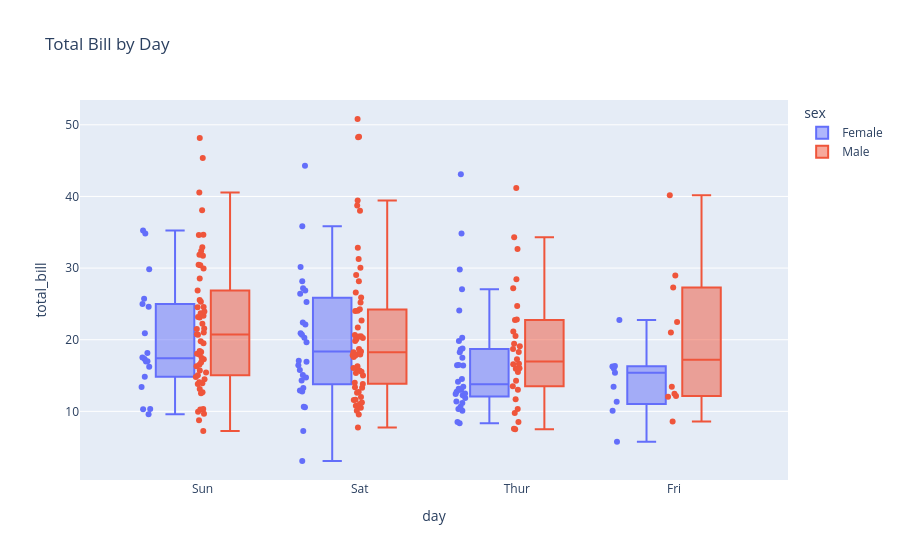
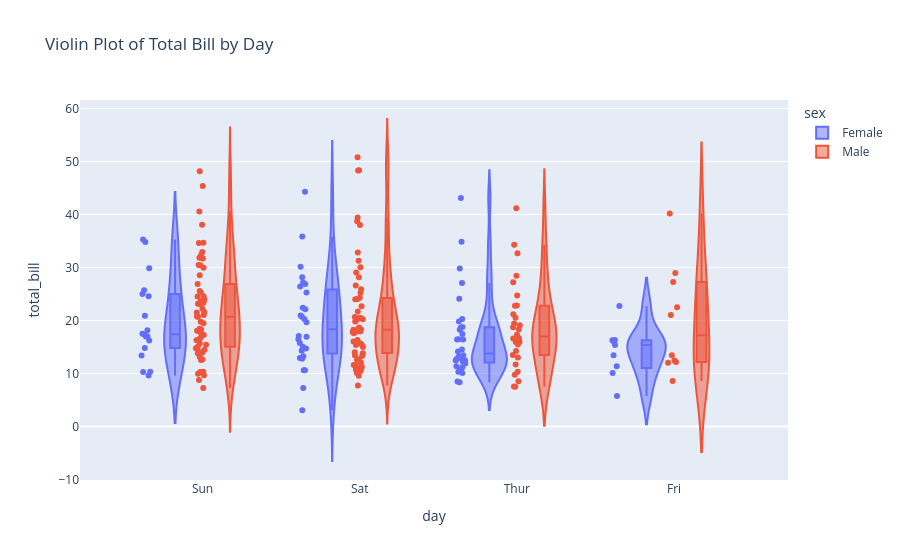

The notebook cell saved with these charts, in order:
### Code cell
# Box plot
fig = px.box(
    tips, x='day', y='total_bill',
    color='sex', points='all',  # show all data points
    title='Total Bill by Day'
)
fig.show()

# Violin plot
fig = px.violin(
    tips, x='day', y='total_bill',
    color='sex', box=True,  # include box inside violin
    points='all',
    title='Violin Plot of Total Bill by Day'
)
fig.show()

### Figure 1 — Plotly figure (JSON) as saved in the notebook; plotly's stock layout.template omitted (floating-point values rounded to 4 significant figures; data arrays with more than 128 entries replaced by an {"elided": "..."} marker saying what was removed)
{"data": [{"alignmentgroup": "True", "boxpoints": "all", "hovertemplate": "sex=Female<br>day=%{x}<br>total_bill=%{y}<extra></extra>", "legendgroup": "Female", "marker": {"color": "#636efa"}, "name": "Female", "notched": false, "offsetgroup": "Female", "orientation": "v", "showlegend": true, "type": "box", "x": ["Sun", "Sun", "Sun", "Sun", "Sun", "Sun", "Sat", "Sat", "Sat", "Sat", "Sat", "Sat", "Sun", "Sun", "Sat", "Sat", "Sat", "Sat", "Sat", "Sat", "Sat", "Thur", "Thur", "Fri", "Fri", "Fri", "Fri", "Fri", "Sat", "Sat", "Sat", "Sat", "Sat", "Sun", "Sun", "Thur", "Thur", "Thur", "Thur", "Thur", "Thur", "Thur", "Thur", "Thur", "Thur", "Thur", "Thur", "Thur", "Thur", "Thur", "Thur", "Thur", "Thur", "Thur", "Thur", "Thur", "Thur", "Sun", "Sun", "Sun", "Sun", "Sun", "Sat", "Sat", "Sun", "Sun", "Sun", "Thur", "Thur", "Thur", "Thur", "Thur", "Thur", "Thur", "Sat", "Sat", "Sat", "Sat", "Sat", "Fri", "Fri", "Fri", "Fri", "Sat", "Sat", "Sat", "Thur"], "x0": " ", "xaxis": "x", "y": [16.99, 24.59, 35.26, 14.83, 10.33, 16.97, 20.29, 15.77, 19.65, 15.06, 20.69, 16.93, 10.29, 34.81, 26.41, 16.45, 3.07, 17.07, 26.86, 25.28, 14.73, 10.07, 34.83, 5.75, 16.32, 22.75, 11.35, 15.38, 44.3, 22.42, 20.92, 14.31, 7.25, 25.71, 17.31, 10.65, 12.43, 24.08, 13.42, 12.48, 29.8, 14.52, 11.38, 20.27, 11.17, 12.26, 18.26, 8.51, 10.33, 14.15, 13.16, 17.47, 27.05, 16.43, 8.35, 18.64, 11.87, 29.85, 25.0, 13.39, 16.21, 17.51, 10.59, 10.63, 9.6, 20.9, 18.15, 19.81, 43.11, 13.0, 12.74, 13.0, 16.4, 16.47, 12.76, 13.27, 28.17, 12.9, 30.14, 13.42, 15.98, 16.27, 10.09, 22.12, 35.83, 27.18, 18.78], "y0": " ", "yaxis": "y"}, {"alignmentgroup": "True", "boxpoints": "all", "hovertemplate": "sex=Male<br>day=%{x}<br>total_bill=%{y}<extra></extra>", "legendgroup": "Male", "marker": {"color": "#EF553B"}, "name": "Male", "notched": false, "offsetgroup": "Male", "orientation": "v", "showlegend": true, "type": "box", "x": {"elided": "157 str values"}, "x0": " ", "xaxis": "x", "y": {"elided": "157 float values"}, "y0": " ", "yaxis": "y"}], "layout": {"boxmode": "group", "legend": {"title": {"text": "sex"}, "tracegroupgap": 0}, "title": {"text": "Total Bill by Day"}, "xaxis": {"anchor": "y", "domain": [0.0, 1.0], "title": {"text": "day"}}, "yaxis": {"anchor": "x", "domain": [0.0, 1.0], "title": {"text": "total_bill"}}}}

### Figure 2 — Plotly figure (JSON) as saved in the notebook; plotly's stock layout.template omitted (floating-point values rounded to 4 significant figures; data arrays with more than 128 entries replaced by an {"elided": "..."} marker saying what was removed)
{"data": [{"alignmentgroup": "True", "box": {"visible": true}, "hovertemplate": "sex=Female<br>day=%{x}<br>total_bill=%{y}<extra></extra>", "legendgroup": "Female", "marker": {"color": "#636efa"}, "name": "Female", "offsetgroup": "Female", "orientation": "v", "points": "all", "scalegroup": "True", "showlegend": true, "type": "violin", "x": ["Sun", "Sun", "Sun", "Sun", "Sun", "Sun", "Sat", "Sat", "Sat", "Sat", "Sat", "Sat", "Sun", "Sun", "Sat", "Sat", "Sat", "Sat", "Sat", "Sat", "Sat", "Thur", "Thur", "Fri", "Fri", "Fri", "Fri", "Fri", "Sat", "Sat", "Sat", "Sat", "Sat", "Sun", "Sun", "Thur", "Thur", "Thur", "Thur", "Thur", "Thur", "Thur", "Thur", "Thur", "Thur", "Thur", "Thur", "Thur", "Thur", "Thur", "Thur", "Thur", "Thur", "Thur", "Thur", "Thur", "Thur", "Sun", "Sun", "Sun", "Sun", "Sun", "Sat", "Sat", "Sun", "Sun", "Sun", "Thur", "Thur", "Thur", "Thur", "Thur", "Thur", "Thur", "Sat", "Sat", "Sat", "Sat", "Sat", "Fri", "Fri", "Fri", "Fri", "Sat", "Sat", "Sat", "Thur"], "x0": " ", "xaxis": "x", "y": [16.99, 24.59, 35.26, 14.83, 10.33, 16.97, 20.29, 15.77, 19.65, 15.06, 20.69, 16.93, 10.29, 34.81, 26.41, 16.45, 3.07, 17.07, 26.86, 25.28, 14.73, 10.07, 34.83, 5.75, 16.32, 22.75, 11.35, 15.38, 44.3, 22.42, 20.92, 14.31, 7.25, 25.71, 17.31, 10.65, 12.43, 24.08, 13.42, 12.48, 29.8, 14.52, 11.38, 20.27, 11.17, 12.26, 18.26, 8.51, 10.33, 14.15, 13.16, 17.47, 27.05, 16.43, 8.35, 18.64, 11.87, 29.85, 25.0, 13.39, 16.21, 17.51, 10.59, 10.63, 9.6, 20.9, 18.15, 19.81, 43.11, 13.0, 12.74, 13.0, 16.4, 16.47, 12.76, 13.27, 28.17, 12.9, 30.14, 13.42, 15.98, 16.27, 10.09, 22.12, 35.83, 27.18, 18.78], "y0": " ", "yaxis": "y"}, {"alignmentgroup": "True", "box": {"visible": true}, "hovertemplate": "sex=Male<br>day=%{x}<br>total_bill=%{y}<extra></extra>", "legendgroup": "Male", "marker": {"color": "#EF553B"}, "name": "Male", "offsetgroup": "Male", "orientation": "v", "points": "all", "scalegroup": "True", "showlegend": true, "type": "violin", "x": {"elided": "157 str values"}, "x0": " ", "xaxis": "x", "y": {"elided": "157 float values"}, "y0": " ", "yaxis": "y"}], "layout": {"legend": {"title": {"text": "sex"}, "tracegroupgap": 0}, "title": {"text": "Violin Plot of Total Bill by Day"}, "violinmode": "group", "xaxis": {"anchor": "y", "domain": [0.0, 1.0], "title": {"text": "day"}}, "yaxis": {"anchor": "x", "domain": [0.0, 1.0], "title": {"text": "total_bill"}}}}
